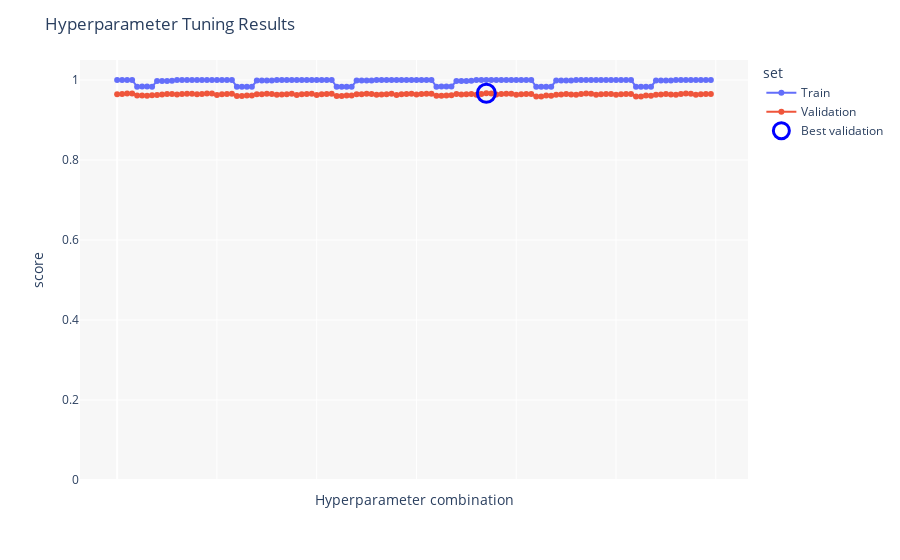

Notebook cell for this chart:
### Markdown cell above
## Addestramento Random Forest standard

In questa sezione addestriamo quindi la RF con dati `raw`, ovvero dati in cui non è stata fatta nessuna operazione di **feature-engineering**

Come al solito, verrà effettuato un ***tuning*** degli iperparametri ottimali

### Code cell
pipe_rf_raw = Pipeline([
    ('rf', RandomForestClassifier(random_state=42))
])

param_grid_rf_raw = {
    'rf__n_estimators': [50, 100, 200,300],
    'rf__max_depth': [None, 10, 15, 20,50],
    'rf__criterion': ['gini', 'entropy', 'log_loss'],
    'rf__class_weight': [None,'balanced']
}
result_dict = iperparametri_ott_pipe(pipe_rf_raw, param_grid_rf_raw, X_train, y_train)
best_rf_raw = result_dict["best_estimator"]
plot_hyperp(result_dict)

clf  = best_rf_raw.named_steps['rf']
print(f"Best pipeline\n\tn_estimators: {clf.n_estimators}\n\tmax_depth: {clf.max_depth}\
      \n\tcriterion: {clf.criterion}\n\tclass_weight: {clf.class_weight}\n")

### Figure 1 — Plotly figure (JSON) as saved in the notebook; plotly's stock layout.template omitted (floating-point values rounded to 4 significant figures)
{"data": [{"customdata": [["class_weight: None, criterion: gini, max_depth: None, n_estimators: 50"], ["class_weight: None, criterion: gini, max_depth: None, n_estimators: 100"], ["class_weight: None, criterion: gini, max_depth: None, n_estimators: 200"], ["class_weight: None, criterion: gini, max_depth: None, n_estimators: 300"], ["class_weight: None, criterion: gini, max_depth: 10, n_estimators: 50"], ["class_weight: None, criterion: gini, max_depth: 10, n_estimators: 100"], ["class_weight: None, criterion: gini, max_depth: 10, n_estimators: 200"], ["class_weight: None, criterion: gini, max_depth: 10, n_estimators: 300"], ["class_weight: None, criterion: gini, max_depth: 15, n_estimators: 50"], ["class_weight: None, criterion: gini, max_depth: 15, n_estimators: 100"], ["class_weight: None, criterion: gini, max_depth: 15, n_estimators: 200"], ["class_weight: None, criterion: gini, max_depth: 15, n_estimators: 300"], ["class_weight: None, criterion: gini, max_depth: 20, n_estimators: 50"], ["class_weight: None, criterion: gini, max_depth: 20, n_estimators: 100"], ["class_weight: None, criterion: gini, max_depth: 20, n_estimators: 200"], ["class_weight: None, criterion: gini, max_depth: 20, n_estimators: 300"], ["class_weight: None, criterion: gini, max_depth: 50, n_estimators: 50"], ["class_weight: None, criterion: gini, max_depth: 50, n_estimators: 100"], ["class_weight: None, criterion: gini, max_depth: 50, n_estimators: 200"], ["class_weight: None, criterion: gini, max_depth: 50, n_estimators: 300"], ["class_weight: None, criterion: entropy, max_depth: None, n_estimators: 50"], ["class_weight: None, criterion: entropy, max_depth: None, n_estimators: 100"], ["class_weight: None, criterion: entropy, max_depth: None, n_estimators: 200"], ["class_weight: None, criterion: entropy, max_depth: None, n_estimators: 300"], ["class_weight: None, criterion: entropy, max_depth: 10, n_estimators: 50"], ["class_weight: None, criterion: entropy, max_depth: 10, n_estimators: 100"], ["class_weight: None, criterion: entropy, max_depth: 10, n_estimators: 200"], ["class_weight: None, criterion: entropy, max_depth: 10, n_estimators: 300"], ["class_weight: None, criterion: entropy, max_depth: 15, n_estimators: 50"], ["class_weight: None, criterion: entropy, max_depth: 15, n_estimators: 100"], ["class_weight: None, criterion: entropy, max_depth: 15, n_estimators: 200"], ["class_weight: None, criterion: entropy, max_depth: 15, n_estimators: 300"], ["class_weight: None, criterion: entropy, max_depth: 20, n_estimators: 50"], ["class_weight: None, criterion: entropy, max_depth: 20, n_estimators: 100"], ["class_weight: None, criterion: entropy, max_depth: 20, n_estimators: 200"], ["class_weight: None, criterion: entropy, max_depth: 20, n_estimators: 300"], ["class_weight: None, criterion: entropy, max_depth: 50, n_estimators: 50"], ["class_weight: None, criterion: entropy, max_depth: 50, n_estimators: 100"], ["class_weight: None, criterion: entropy, max_depth: 50, n_estimators: 200"], ["class_weight: None, criterion: entropy, max_depth: 50, n_estimators: 300"], ["class_weight: None, criterion: log_loss, max_depth: None, n_estimators: 50"], ["class_weight: None, criterion: log_loss, max_depth: None, n_estimators: 100"], ["class_weight: None, criterion: log_loss, max_depth: None, n_estimators: 200"], ["class_weight: None, criterion: log_loss, max_depth: None, n_estimators: 300"], ["class_weight: None, criterion: log_loss, max_depth: 10, n_estimators: 50"], ["class_weight: None, criterion: log_loss, max_depth: 10, n_estimators: 100"], ["class_weight: None, criterion: log_loss, max_depth: 10, n_estimators: 200"], ["class_weight: None, criterion: log_loss, max_depth: 10, n_estimators: 300"], ["class_weight: None, criterion: log_loss, max_depth: 15, n_estimators: 50"], ["class_weight: None, criterion: log_loss, max_depth: 15, n_estimators: 100"], ["class_weight: None, criterion: log_loss, max_depth: 15, n_estimators: 200"], ["class_weight: None, criterion: log_loss, max_depth: 15, n_estimators: 300"], ["class_weight: None, criterion: log_loss, max_depth: 20, n_estimators: 50"], ["class_weight: None, criterion: log_loss, max_depth: 20, n_estimators: 100"], ["class_weight: None, criterion: log_loss, max_depth: 20, n_estimators: 200"], ["class_weight: None, criterion: log_loss, max_depth: 20, n_estimators: 300"], ["class_weight: None, criterion: log_loss, max_depth: 50, n_estimators: 50"], ["class_weight: None, criterion: log_loss, max_depth: 50, n_estimators: 100"], ["class_weight: None, criterion: log_loss, max_depth: 50, n_estimators: 200"], ["class_weight: None, criterion: log_loss, max_depth: 50, n_estimators: 300"], ["class_weight: balanced, criterion: gini, max_depth: None, n_estimators: 50"], ["class_weight: balanced, criterion: gini, max_depth: None, n_estimators: 100"], ["class_weight: balanced, criterion: gini, max_depth: None, n_estimators: 200"], ["class_weight: balanced, criterion: gini, max_depth: None, n_estimators: 300"], ["class_weight: balanced, criterion: gini, max_depth: 10, n_estimators: 50"], ["class_weight: balanced, criterion: gini, max_depth: 10, n_estimators: 100"], ["class_weight: balanced, criterion: gini, max_depth: 10, n_estimators: 200"], ["class_weight: balanced, criterion: gini, max_depth: 10, n_estimators: 300"], ["class_weight: balanced, criterion: gini, max_depth: 15, n_estimators: 50"], ["class_weight: balanced, criterion: gini, max_depth: 15, n_estimators: 100"], ["class_weight: balanced, criterion: gini, max_depth: 15, n_estimators: 200"], ["class_weight: balanced, criterion: gini, max_depth: 15, n_estimators: 300"], ["class_weight: balanced, criterion: gini, max_depth: 20, n_estimators: 50"], ["class_weight: balanced, criterion: gini, max_depth: 20, n_estimators: 100"], ["class_weight: balanced, criterion: gini, max_depth: 20, n_estimators: 200"], ["class_weight: balanced, criterion: gini, max_depth: 20, n_estimators: 300"], ["class_weight: balanced, criterion: gini, max_depth: 50, n_estimators: 50"], ["class_weight: balanced, criterion: gini, max_depth: 50, n_estimators: 100"], ["class_weight: balanced, criterion: gini, max_depth: 50, n_estimators: 200"], ["class_weight: balanced, criterion: gini, max_depth: 50, n_estimators: 300"], ["class_weight: balanced, criterion: entropy, max_depth: None, n_estimators: 50"], ["class_weight: balanced, criterion: entropy, max_depth: None, n_estimators: 100"], ["class_weight: balanced, criterion: entropy, max_depth: None, n_estimators: 200"], ["class_weight: balanced, criterion: entropy, max_depth: None, n_estimators: 300"], ["class_weight: balanced, criterion: entropy, max_depth: 10, n_estimators: 50"], ["class_weight: balanced, criterion: entropy, max_depth: 10, n_estimators: 100"], ["class_weight: balanced, criterion: entropy, max_depth: 10, n_estimators: 200"], ["class_weight: balanced, criterion: entropy, max_depth: 10, n_estimators: 300"], ["class_weight: balanced, criterion: entropy, max_depth: 15, n_estimators: 50"], ["class_weight: balanced, criterion: entropy, max_depth: 15, n_estimators: 100"], ["class_weight: balanced, criterion: entropy, max_depth: 15, n_estimators: 200"], ["class_weight: balanced, criterion: entropy, max_depth: 15, n_estimators: 300"], ["class_weight: balanced, criterion: entropy, max_depth: 20, n_estimators: 50"], ["class_weight: balanced, criterion: entropy, max_depth: 20, n_estimators: 100"], ["class_weight: balanced, criterion: entropy, max_depth: 20, n_estimators: 200"], ["class_weight: balanced, criterion: entropy, max_depth: 20, n_estimators: 300"], ["class_weight: balanced, criterion: entropy, max_depth: 50, n_estimators: 50"], ["class_weight: balanced, criterion: entropy, max_depth: 50, n_estimators: 100"], ["class_weight: balanced, criterion: entropy, max_depth: 50, n_estimators: 200"], ["class_weight: balanced, criterion: entropy, max_depth: 50, n_estimators: 300"], ["class_weight: balanced, criterion: log_loss, max_depth: None, n_estimators: 50"], ["class_weight: balanced, criterion: log_loss, max_depth: None, n_estimators: 100"], ["class_weight: balanced, criterion: log_loss, max_depth: None, n_estimators: 200"], ["class_weight: balanced, criterion: log_loss, max_depth: None, n_estimators: 300"], ["class_weight: balanced, criterion: log_loss, max_depth: 10, n_estimators: 50"], ["class_weight: balanced, criterion: log_loss, max_depth: 10, n_estimators: 100"], ["class_weight: balanced, criterion: log_loss, max_depth: 10, n_estimators: 200"], ["class_weight: balanced, criterion: log_loss, max_depth: 10, n_estimators: 300"], ["class_weight: balanced, criterion: log_loss, max_depth: 15, n_estimators: 50"], ["class_weight: balanced, criterion: log_loss, max_depth: 15, n_estimators: 100"], ["class_weight: balanced, criterion: log_loss, max_depth: 15, n_estimators: 200"], ["class_weight: balanced, criterion: log_loss, max_depth: 15, n_estimators: 300"], ["class_weight: balanced, criterion: log_loss, max_depth: 20, n_estimators: 50"], ["class_weight: balanced, criterion: log_loss, max_depth: 20, n_estimators: 100"], ["class_weight: balanced, criterion: log_loss, max_depth: 20, n_estimators: 200"], ["class_weight: balanced, criterion: log_loss, max_depth: 20, n_estimators: 300"], ["class_weight: balanced, criterion: log_loss, max_depth: 50, n_estimators: 50"], ["class_weight: balanced, criterion: log_loss, max_depth: 50, n_estimators: 100"], ["class_weight: balanced, criterion: log_loss, max_depth: 50, n_estimators: 200"], ["class_weight: balanced, criterion: log_loss, max_depth: 50, n_estimators: 300"]], "hovertemplate": "set=Train<br>score=%{y}<br>hyperparams=%{customdata[0]}<extra></extra>", "legendgroup": "Train", "line": {"color": "#636efa", "dash": "solid"}, "marker": {"symbol": "circle"}, "mode": "lines+markers", "name": "Train", "orientation": "v", "showlegend": true, "type": "scatter", "x": [0, 1, 2, 3, 4, 5, 6, 7, 8, 9, 10, 11, 12, 13, 14, 15, 16, 17, 18, 19, 20, 21, 22, 23, 24, 25, 26, 27, 28, 29, 30, 31, 32, 33, 34, 35, 36, 37, 38, 39, 40, 41, 42, 43, 44, 45, 46, 47, 48, 49, 50, 51, 52, 53, 54, 55, 56, 57, 58, 59, 60, 61, 62, 63, 64, 65, 66, 67, 68, 69, 70, 71, 72, 73, 74, 75, 76, 77, 78, 79, 80, 81, 82, 83, 84, 85, 86, 87, 88, 89, 90, 91, 92, 93, 94, 95, 96, 97, 98, 99, 100, 101, 102, 103, 104, 105, 106, 107, 108, 109, 110, 111, 112, 113, 114, 115, 116, 117, 118, 119], "xaxis": "x", "y": [0.9998, 1.0, 1.0, 1.0, 0.9829, 0.9839, 0.9838, 0.9834, 0.9976, 0.9977, 0.9978, 0.998, 0.9998, 1.0, 1.0, 1.0, 0.9998, 1.0, 1.0, 1.0, 0.9999, 1.0, 1.0, 1.0, 0.9829, 0.9831, 0.9831, 0.983, 0.9985, 0.9988, 0.999, 0.9989, 0.9998, 1.0, 1.0, 1.0, 0.9999, 1.0, 1.0, 1.0, 0.9999, 1.0, 1.0, 1.0, 0.9829, 0.9831, 0.9831, 0.983, 0.9985, 0.9988, 0.999, 0.9989, 0.9998, 1.0, 1.0, 1.0, 0.9999, 1.0, 1.0, 1.0, 0.9999, 1.0, 1.0, 1.0, 0.9834, 0.9836, 0.9837, 0.9836, 0.9975, 0.9978, 0.9978, 0.9979, 0.9998, 1.0, 1.0, 1.0, 0.9999, 1.0, 1.0, 1.0, 0.9999, 1.0, 1.0, 1.0, 0.9829, 0.9828, 0.9832, 0.9831, 0.9986, 0.9989, 0.999, 0.999, 0.9998, 1.0, 1.0, 1.0, 0.9999, 1.0, 1.0, 1.0, 0.9999, 1.0, 1.0, 1.0, 0.9829, 0.9828, 0.9832, 0.9831, 0.9986, 0.9989, 0.999, 0.999, 0.9998, 1.0, 1.0, 1.0, 0.9999, 1.0, 1.0, 1.0], "yaxis": "y"}, {"customdata": [["class_weight: None, criterion: gini, max_depth: None, n_estimators: 50"], ["class_weight: None, criterion: gini, max_depth: None, n_estimators: 100"], ["class_weight: None, criterion: gini, max_depth: None, n_estimators: 200"], ["class_weight: None, criterion: gini, max_depth: None, n_estimators: 300"], ["class_weight: None, criterion: gini, max_depth: 10, n_estimators: 50"], ["class_weight: None, criterion: gini, max_depth: 10, n_estimators: 100"], ["class_weight: None, criterion: gini, max_depth: 10, n_estimators: 200"], ["class_weight: None, criterion: gini, max_depth: 10, n_estimators: 300"], ["class_weight: None, criterion: gini, max_depth: 15, n_estimators: 50"], ["class_weight: None, criterion: gini, max_depth: 15, n_estimators: 100"], ["class_weight: None, criterion: gini, max_depth: 15, n_estimators: 200"], ["class_weight: None, criterion: gini, max_depth: 15, n_estimators: 300"], ["class_weight: None, criterion: gini, max_depth: 20, n_estimators: 50"], ["class_weight: None, criterion: gini, max_depth: 20, n_estimators: 100"], ["class_weight: None, criterion: gini, max_depth: 20, n_estimators: 200"], ["class_weight: None, criterion: gini, max_depth: 20, n_estimators: 300"], ["class_weight: None, criterion: gini, max_depth: 50, n_estimators: 50"], ["class_weight: None, criterion: gini, max_depth: 50, n_estimators: 100"], ["class_weight: None, criterion: gini, max_depth: 50, n_estimators: 200"], ["class_weight: None, criterion: gini, max_depth: 50, n_estimators: 300"], ["class_weight: None, criterion: entropy, max_depth: None, n_estimators: 50"], ["class_weight: None, criterion: entropy, max_depth: None, n_estimators: 100"], ["class_weight: None, criterion: entropy, max_depth: None, n_estimators: 200"], ["class_weight: None, criterion: entropy, max_depth: None, n_estimators: 300"], ["class_weight: None, criterion: entropy, max_depth: 10, n_estimators: 50"], ["class_weight: None, criterion: entropy, max_depth: 10, n_estimators: 100"], ["class_weight: None, criterion: entropy, max_depth: 10, n_estimators: 200"], ["class_weight: None, criterion: entropy, max_depth: 10, n_estimators: 300"], ["class_weight: None, criterion: entropy, max_depth: 15, n_estimators: 50"], ["class_weight: None, criterion: entropy, max_depth: 15, n_estimators: 100"], ["class_weight: None, criterion: entropy, max_depth: 15, n_estimators: 200"], ["class_weight: None, criterion: entropy, max_depth: 15, n_estimators: 300"], ["class_weight: None, criterion: entropy, max_depth: 20, n_estimators: 50"], ["class_weight: None, criterion: entropy, max_depth: 20, n_estimators: 100"], ["class_weight: None, criterion: entropy, max_depth: 20, n_estimators: 200"], ["class_weight: None, criterion: entropy, max_depth: 20, n_estimators: 300"], ["class_weight: None, criterion: entropy, max_depth: 50, n_estimators: 50"], ["class_weight: None, criterion: entropy, max_depth: 50, n_estimators: 100"], ["class_weight: None, criterion: entropy, max_depth: 50, n_estimators: 200"], ["class_weight: None, criterion: entropy, max_depth: 50, n_estimators: 300"], ["class_weight: None, criterion: log_loss, max_depth: None, n_estimators: 50"], ["class_weight: None, criterion: log_loss, max_depth: None, n_estimators: 100"], ["class_weight: None, criterion: log_loss, max_depth: None, n_estimators: 200"], ["class_weight: None, criterion: log_loss, max_depth: None, n_estimators: 300"], ["class_weight: None, criterion: log_loss, max_depth: 10, n_estimators: 50"], ["class_weight: None, criterion: log_loss, max_depth: 10, n_estimators: 100"], ["class_weight: None, criterion: log_loss, max_depth: 10, n_estimators: 200"], ["class_weight: None, criterion: log_loss, max_depth: 10, n_estimators: 300"], ["class_weight: None, criterion: log_loss, max_depth: 15, n_estimators: 50"], ["class_weight: None, criterion: log_loss, max_depth: 15, n_estimators: 100"], ["class_weight: None, criterion: log_loss, max_depth: 15, n_estimators: 200"], ["class_weight: None, criterion: log_loss, max_depth: 15, n_estimators: 300"], ["class_weight: None, criterion: log_loss, max_depth: 20, n_estimators: 50"], ["class_weight: None, criterion: log_loss, max_depth: 20, n_estimators: 100"], ["class_weight: None, criterion: log_loss, max_depth: 20, n_estimators: 200"], ["class_weight: None, criterion: log_loss, max_depth: 20, n_estimators: 300"], ["class_weight: None, criterion: log_loss, max_depth: 50, n_estimators: 50"], ["class_weight: None, criterion: log_loss, max_depth: 50, n_estimators: 100"], ["class_weight: None, criterion: log_loss, max_depth: 50, n_estimators: 200"], ["class_weight: None, criterion: log_loss, max_depth: 50, n_estimators: 300"], ["class_weight: balanced, criterion: gini, max_depth: None, n_estimators: 50"], ["class_weight: balanced, criterion: gini, max_depth: None, n_estimators: 100"], ["class_weight: balanced, criterion: gini, max_depth: None, n_estimators: 200"], ["class_weight: balanced, criterion: gini, max_depth: None, n_estimators: 300"], ["class_weight: balanced, criterion: gini, max_depth: 10, n_estimators: 50"], ["class_weight: balanced, criterion: gini, max_depth: 10, n_estimators: 100"], ["class_weight: balanced, criterion: gini, max_depth: 10, n_estimators: 200"], ["class_weight: balanced, criterion: gini, max_depth: 10, n_estimators: 300"], ["class_weight: balanced, criterion: gini, max_depth: 15, n_estimators: 50"], ["class_weight: balanced, criterion: gini, max_depth: 15, n_estimators: 100"], ["class_weight: balanced, criterion: gini, max_depth: 15, n_estimators: 200"], ["class_weight: balanced, criterion: gini, max_depth: 15, n_estimators: 300"], ["class_weight: balanced, criterion: gini, max_depth: 20, n_estimators: 50"], ["class_weight: balanced, criterion: gini, max_depth: 20, n_estimators: 100"], ["class_weight: balanced, criterion: gini, max_depth: 20, n_estimators: 200"], ["class_weight: balanced, criterion: gini, max_depth: 20, n_estimators: 300"], ["class_weight: balanced, criterion: gini, max_depth: 50, n_estimators: 50"], ["class_weight: balanced, criterion: gini, max_depth: 50, n_estimators: 100"], ["class_weight: balanced, criterion: gini, max_depth: 50, n_estimators: 200"], ["class_weight: balanced, criterion: gini, max_depth: 50, n_estimators: 300"], ["class_weight: balanced, criterion: entropy, max_depth: None, n_estimators: 50"], ["class_weight: balanced, criterion: entropy, max_depth: None, n_estimators: 100"], ["class_weight: balanced, criterion: entropy, max_depth: None, n_estimators: 200"], ["class_weight: balanced, criterion: entropy, max_depth: None, n_estimators: 300"], ["class_weight: balanced, criterion: entropy, max_depth: 10, n_estimators: 50"], ["class_weight: balanced, criterion: entropy, max_depth: 10, n_estimators: 100"], ["class_weight: balanced, criterion: entropy, max_depth: 10, n_estimators: 200"], ["class_weight: balanced, criterion: entropy, max_depth: 10, n_estimators: 300"], ["class_weight: balanced, criterion: entropy, max_depth: 15, n_estimators: 50"], ["class_weight: balanced, criterion: entropy, max_depth: 15, n_estimators: 100"], ["class_weight: balanced, criterion: entropy, max_depth: 15, n_estimators: 200"], ["class_weight: balanced, criterion: entropy, max_depth: 15, n_estimators: 300"], ["class_weight: balanced, criterion: entropy, max_depth: 20, n_estimators: 50"], ["class_weight: balanced, criterion: entropy, max_depth: 20, n_estimators: 100"], ["class_weight: balanced, criterion: entropy, max_depth: 20, n_estimators: 200"], ["class_weight: balanced, criterion: entropy, max_depth: 20, n_estimators: 300"], ["class_weight: balanced, criterion: entropy, max_depth: 50, n_estimators: 50"], ["class_weight: balanced, criterion: entropy, max_depth: 50, n_estimators: 100"], ["class_weight: balanced, criterion: entropy, max_depth: 50, n_estimators: 200"], ["class_weight: balanced, criterion: entropy, max_depth: 50, n_estimators: 300"], ["class_weight: balanced, criterion: log_loss, max_depth: None, n_estimators: 50"], ["class_weight: balanced, criterion: log_loss, max_depth: None, n_estimators: 100"], ["class_weight: balanced, criterion: log_loss, max_depth: None, n_estimators: 200"], ["class_weight: balanced, criterion: log_loss, max_depth: None, n_estimators: 300"], ["class_weight: balanced, criterion: log_loss, max_depth: 10, n_estimators: 50"], ["class_weight: balanced, criterion: log_loss, max_depth: 10, n_estimators: 100"], ["class_weight: balanced, criterion: log_loss, max_depth: 10, n_estimators: 200"], ["class_weight: balanced, criterion: log_loss, max_depth: 10, n_estimators: 300"], ["class_weight: balanced, criterion: log_loss, max_depth: 15, n_estimators: 50"], ["class_weight: balanced, criterion: log_loss, max_depth: 15, n_estimators: 100"], ["class_weight: balanced, criterion: log_loss, max_depth: 15, n_estimators: 200"], ["class_weight: balanced, criterion: log_loss, max_depth: 15, n_estimators: 300"], ["class_weight: balanced, criterion: log_loss, max_depth: 20, n_estimators: 50"], ["class_weight: balanced, criterion: log_loss, max_depth: 20, n_estimators: 100"], ["class_weight: balanced, criterion: log_loss, max_depth: 20, n_estimators: 200"], ["class_weight: balanced, criterion: log_loss, max_depth: 20, n_estimators: 300"], ["class_weight: balanced, criterion: log_loss, max_depth: 50, n_estimators: 50"], ["class_weight: balanced, criterion: log_loss, max_depth: 50, n_estimators: 100"], ["class_weight: balanced, criterion: log_loss, max_depth: 50, n_estimators: 200"], ["class_weight: balanced, criterion: log_loss, max_depth: 50, n_estimators: 300"]], "hovertemplate": "set=Validation<br>score=%{y}<br>hyperparams=%{customdata[0]}<extra></extra>", "legendgroup": "Validation", "line": {"color": "#EF553B", "dash": "solid"}, "marker": {"symbol": "circle"}, "mode": "lines+markers", "name": "Validation", "orientation": "v", "showlegend": true, "type": "scatter", "x": [0, 1, 2, 3, 4, 5, 6, 7, 8, 9, 10, 11, 12, 13, 14, 15, 16, 17, 18, 19, 20, 21, 22, 23, 24, 25, 26, 27, 28, 29, 30, 31, 32, 33, 34, 35, 36, 37, 38, 39, 40, 41, 42, 43, 44, 45, 46, 47, 48, 49, 50, 51, 52, 53, 54, 55, 56, 57, 58, 59, 60, 61, 62, 63, 64, 65, 66, 67, 68, 69, 70, 71, 72, 73, 74, 75, 76, 77, 78, 79, 80, 81, 82, 83, 84, 85, 86, 87, 88, 89, 90, 91, 92, 93, 94, 95, 96, 97, 98, 99, 100, 101, 102, 103, 104, 105, 106, 107, 108, 109, 110, 111, 112, 113, 114, 115, 116, 117, 118, 119], "xaxis": "x", "y": [0.9645, 0.9647, 0.9664, 0.9665, 0.9612, 0.9612, 0.9609, 0.9617, 0.9626, 0.9639, 0.9652, 0.9652, 0.9637, 0.9649, 0.9659, 0.9656, 0.9645, 0.9647, 0.9664, 0.9665, 0.9626, 0.9641, 0.9652, 0.9655, 0.9598, 0.9598, 0.9611, 0.9614, 0.9641, 0.9643, 0.9658, 0.9651, 0.9633, 0.9639, 0.9647, 0.9656, 0.9626, 0.9641, 0.9652, 0.9655, 0.9626, 0.9641, 0.9652, 0.9655, 0.9598, 0.9598, 0.9611, 0.9614, 0.9641, 0.9643, 0.9658, 0.9651, 0.9633, 0.9639, 0.9647, 0.9656, 0.9626, 0.9641, 0.9652, 0.9655, 0.9637, 0.9648, 0.9654, 0.9657, 0.9605, 0.9606, 0.9613, 0.9616, 0.9648, 0.9635, 0.9645, 0.9648, 0.9631, 0.965, 0.9668, 0.9662, 0.9637, 0.9648, 0.9654, 0.9657, 0.963, 0.9643, 0.9653, 0.9653, 0.9586, 0.9585, 0.9613, 0.9603, 0.9633, 0.9636, 0.9647, 0.964, 0.9634, 0.9648, 0.9659, 0.9655, 0.963, 0.9643, 0.9653, 0.9653, 0.963, 0.9643, 0.9653, 0.9653, 0.9586, 0.9585, 0.9613, 0.9603, 0.9633, 0.9636, 0.9647, 0.964, 0.9634, 0.9648, 0.9659, 0.9655, 0.963, 0.9643, 0.9653, 0.9653], "yaxis": "y"}, {"marker": {"color": "blue", "line": {"color": "blue", "width": 3}, "size": 18, "symbol": "circle-open"}, "mode": "markers", "name": "Best validation", "type": "scatter", "x": [74], "y": [0.9668]}], "layout": {"legend": {"title": {"text": "set"}, "tracegroupgap": 0}, "margin": {"t": 60}, "plot_bgcolor": "rgba(240,240,240,0.5)", "title": {"text": "Hyperparameter Tuning Results"}, "xaxis": {"anchor": "y", "domain": [0, 1], "showticklabels": false, "title": {"text": "Hyperparameter combination"}}, "yaxis": {"anchor": "x", "domain": [0, 1], "range": [0, 1.05], "title": {"text": "score"}}}}
